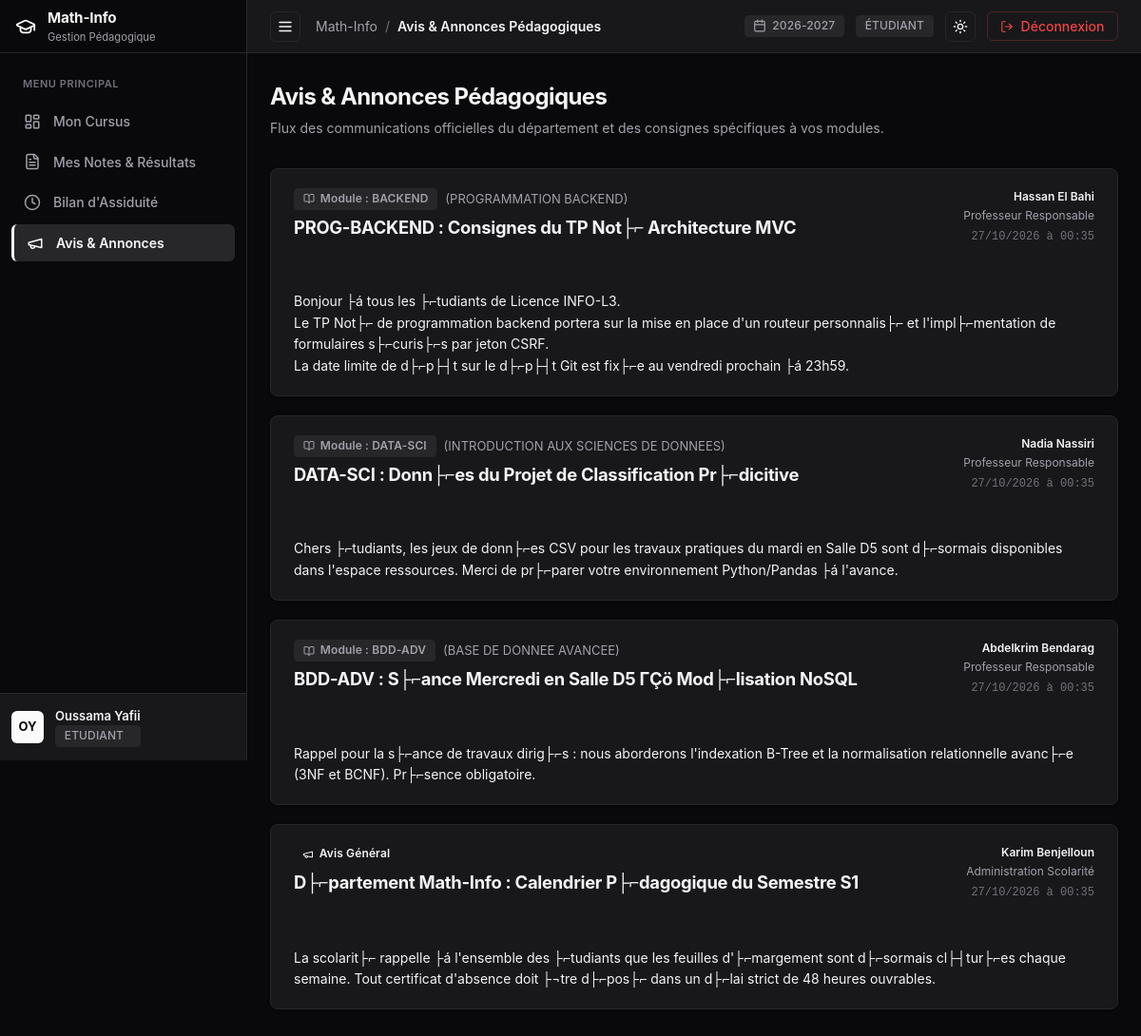
The page /etudiant/annonces (signed in) on the database as committed earlier.
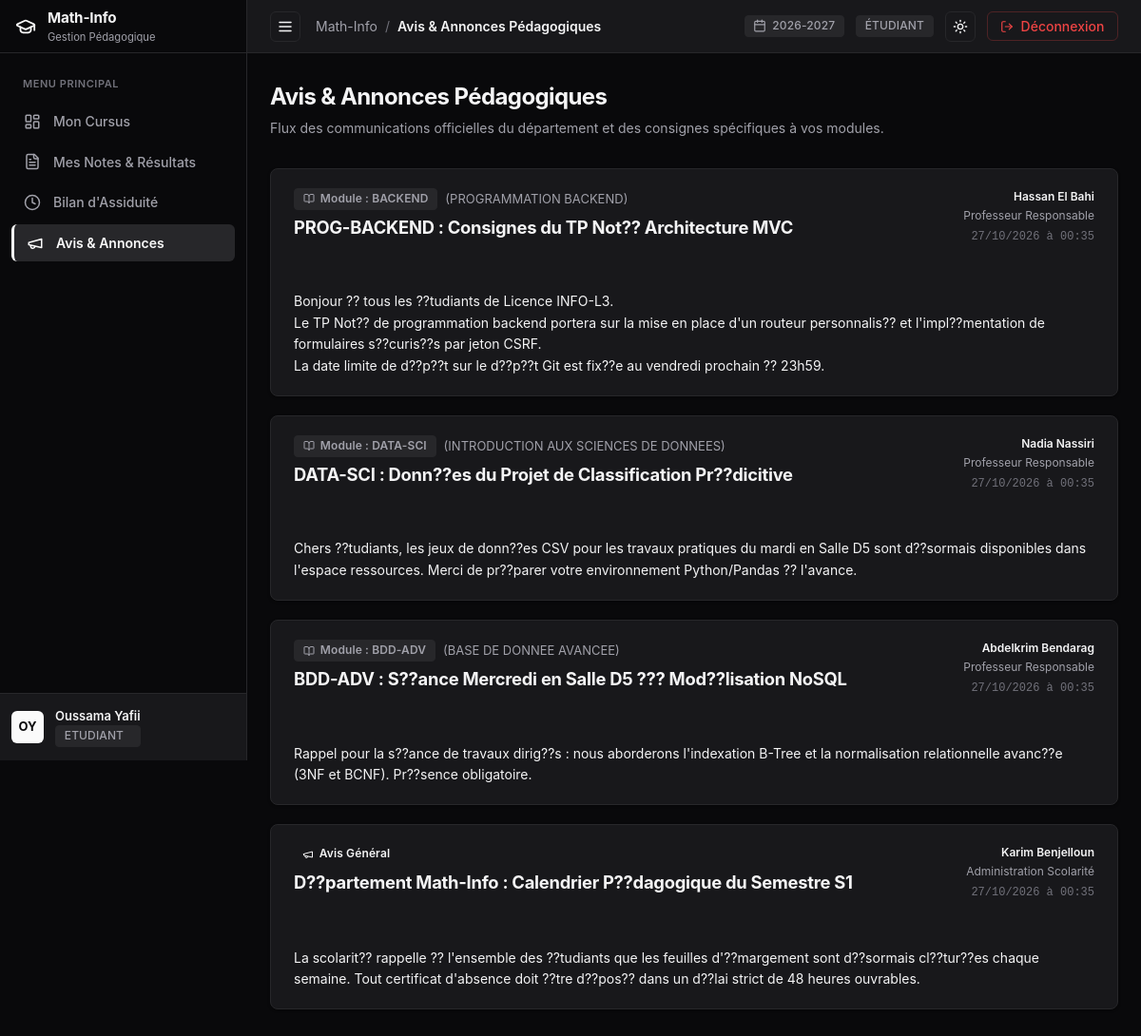
The same page on the database as committed later.
### tables this page shows
CREATE TABLE `annonces` (
  `idAnnonce` int NOT NULL AUTO_INCREMENT,
  `idAuteur` int NOT NULL,
  `titre` varchar(200) NOT NULL,
  `contenu` text NOT NULL,
  `datePublication` timestamp NULL DEFAULT CURRENT_TIMESTAMP,
  `portee` enum('GLOBALE','MODULE') NOT NULL DEFAULT 'GLOBALE',
  `idModule` int DEFAULT NULL,
  PRIMARY KEY (`idAnnonce`),
  KEY `idAuteur` (`idAuteur`),
  KEY `idModule` (`idModule`),
  CONSTRAINT `annonces_ibfk_1` FOREIGN KEY (`idAuteur`) REFERENCES `utilisateurs` (`idUtilisateur`) ON DELETE CASCADE,
  CONSTRAINT `annonces_ibfk_2` FOREIGN KEY (`idModule`) REFERENCES `modules` (`idModule`) ON DELETE CASCADE
);

CREATE TABLE `modules` (
  `idModule` int NOT NULL AUTO_INCREMENT,
  `code` varchar(20) NOT NULL,
  `intitule` varchar(150) NOT NULL,
  `semestre` enum('S1','S2','S3','S4') NOT NULL,
  `coefficient` float NOT NULL DEFAULT '1',
  `idFiliere` int NOT NULL,
  `idEnseignant` int DEFAULT NULL,
  PRIMARY KEY (`idModule`),
  UNIQUE KEY `code` (`code`),
  KEY `idFiliere` (`idFiliere`),
  KEY `idEnseignant` (`idEnseignant`),
  CONSTRAINT `modules_ibfk_1` FOREIGN KEY (`idFiliere`) REFERENCES `filieres` (`idFiliere`) ON DELETE CASCADE,
  CONSTRAINT `modules_ibfk_2` FOREIGN KEY (`idEnseignant`) REFERENCES `enseignants` (`idUtilisateur`) ON DELETE SET NULL
);

CREATE TABLE `utilisateurs` (
  `idUtilisateur` int NOT NULL AUTO_INCREMENT,
  `nom` varchar(100) NOT NULL,
  `prenom` varchar(100) NOT NULL,
  `email` varchar(150) NOT NULL,
  `motDePasse` varchar(255) NOT NULL,
  `role` enum('ADMIN','ENSEIGNANT','ETUDIANT') NOT NULL,
  `dateCreation` timestamp NULL DEFAULT CURRENT_TIMESTAMP,
  PRIMARY KEY (`idUtilisateur`),
  UNIQUE KEY `email` (`email`)
);

### src/Controllers/Controller.php (called while the page is built, shortened)
<?php
abstract class Controller {
    protected function render(string $view, array $data = [], ?string $layout = 'main'): void {
        $viewFile = __DIR__ . '/../Views/' . str_replace('.', '/', $view) . '.php';
        extract($data);
        require $viewFile;
    }
}

### src/Controllers/EtudiantController.php (called while the page is built, shortened)
<?php
class EtudiantController extends Controller {
    public function annonces(): void {
        $user = Auth::user();
        $db = Model::getDb();
        $stmtIns = $db->prepare("SELECT idFiliere FROM inscriptions WHERE idEtudiant = :id ORDER BY anneeUniversitaire DESC LIMIT 1");
        $stmtIns->execute(['id' => $user->getId()]);
        $filiereId = (int)$stmtIns->fetchColumn();
        $stmt = $db->prepare("
            SELECT a.*, u.nom AS auteur_nom, u.prenom AS auteur_prenom, u.role AS auteur_role,
                   m.code AS module_code, m.intitule AS module_intitule
            FROM annonces a
            JOIN utilisateurs u ON a.idAuteur = u.idUtilisateur
            LEFT JOIN modules m ON a.idModule = m.idModule
            WHERE a.portee = 'GLOBALE'
               OR (a.portee = 'MODULE' AND m.idFiliere = :idFiliere)
            ORDER BY a.datePublication DESC
        ");
        $stmt->execute(['idFiliere' => $filiereId]);
        $annonces = $stmt->fetchAll();
        $this->render('etudiant.annonces', [
            'title'     => 'Avis & Annonces Pédagogiques',
            'user'      => $user,
            'annonces'  => $annonces,
            'activeNav' => 'annonces',
        ]);
    }
}

### public/index.php (called while the page is built, shortened)
<?php
require_once __DIR__ . '/../config/autoload.php';
$router = new Router();
$router->get('/', function () {
    if (Auth::check()) {
        Auth::redirectToDashboard();
    } else {
        header('Location: /login');
        exit;
    }
});
$router->get('/login', [AuthController::class, 'showLogin']);
$router->post('/login', [AuthController::class, 'login']);
$router->get('/logout', [AuthController::class, 'logout']);
$router->post('/logout', [AuthController::class, 'logout']);
$router->get('/admin/dashboard', [AdminController::class, 'dashboard']);
$router->get('/admin/filieres', [AdminController::class, 'filieres']);
$router->post('/admin/filieres/create', [AdminController::class, 'createFiliere']);
$router->post('/admin/filieres/edit', [AdminController::class, 'editFiliere']);
$router->post('/admin/filieres/delete', [AdminController::class, 'deleteFiliere']);
$router->get('/admin/modules', [AdminController::class, 'modules']);
$router->post('/admin/modules/create', [AdminController::class, 'createModule']);
$router->post('/admin/modules/edit', [AdminController::class, 'editModule']);
$router->post('/admin/modules/assign-teacher', [AdminController::class, 'assignTeacher']);
$router->post('/admin/modules/delete', [AdminController::class, 'deleteModule']);
$router->get('/admin/utilisateurs', [AdminController::class, 'utilisateurs']);
$router->post('/admin/utilisateurs/create', [AdminController::class, 'createUser']);
$router->post('/admin/utilisateurs/edit', [AdminController::class, 'editUser']);
$router->post('/admin/utilisateurs/delete', [AdminController::class, 'deleteUser']);
$router->get('/admin/inscriptions', [AdminController::class, 'inscriptions']);
$router->post('/admin/inscriptions/create', [AdminController::class, 'createInscription']);
$router->post('/admin/inscriptions/edit', [AdminController::class, 'editInscription']);
$router->post('/admin/inscriptions/status', [AdminController::class, 'updateInscriptionStatus']);
$router->post('/admin/inscriptions/delete', [AdminController::class, 'deleteInscription']);
$router->get('/admin/annonces', [AdminController::class, 'annonces']);
$router->post('/admin/annonces/create', [AdminController::class, 'createAnnonce']);
$router->post('/admin/annonces/edit', [AdminController::class, 'editAnnonce']);
$router->post('/admin/annonces/delete', [AdminController::class, 'deleteAnnonce']);
$router->get('/admin/audit', [AdminController::class, 'audit']);
$router->get('/enseignant/dashboard', [EnseignantController::class, 'dashboard']);
$router->get('/enseignant/modules', [EnseignantController::class, 'modules']);
$router->get('/enseignant/notes', [EnseignantController::class, 'notesIndex']);
$router->get('/enseignant/seances', [EnseignantController::class, 'seancesIndex']);
$router->get('/enseignant/modules/{id}/etudiants', [EnseignantController::class, 'etudiants']);
$router->get('/enseignant/modules/{id}/notes', [EnseignantController::class, 'notes']);
$router->post('/enseignant/modules/{id}/notes/save', [EnseignantController::class, 'saveNotes']);
$router->get('/enseignant/modules/{id}/seances', [EnseignantController::class, 'seances']);
$router->post('/enseignant/modules/{id}/seances/create', [EnseignantController::class, 'createSeance']);
$router->get('/enseignant/seances/{id}/absences', [EnseignantController::class, 'absences']);
$router->post('/enseignant/seances/{id}/absences/save', [EnseignantController::class, 'saveAbsences']);
$router->get('/enseignant/annonces', [EnseignantController::class, 'annonces']);
$router->post('/enseignant/annonces/create', [EnseignantController::class, 'createAnnonce']);
$router->post('/enseignant/annonces/edit', [EnseignantController::class, 'editAnnonce']);
$router->post('/enseignant/annonces/delete', [EnseignantController::class, 'deleteAnnonce']);
$router->get('/enseignant/modules/{id}/pdf', [EnseignantController::class, 'downloadModulePdf']);
$router->get('/etudiant/dashboard', [EtudiantController::class, 'dashboard']);
$router->get('/etudiant/notes', [EtudiantController::class, 'notes']);
$router->get('/etudiant/absences', [EtudiantController::class, 'absences']);
$router->get('/etudiant/annonces', [EtudiantController::class, 'annonces']);
$router->get('/etudiant/releve/pdf', [EtudiantController::class, 'downloadRelevePdf']);
$router->dispatch();

### config/autoload.php (called while the page is built, shortened)
<?php
spl_autoload_register(function (string $class) {
    $prefix = 'App\\';
    $baseDir = __DIR__ . '/../src/';
    $len = strlen($prefix);
    $relativeClass = substr($class, $len);
    $file = $baseDir . str_replace('\\', '/', $relativeClass) . '.php';
});

### src/Views/etudiant/annonces.php (the view, shortened to what the changed rows need)
<div class="content-container">
  <div style="margin-bottom: 2rem;">
    <h1 style="font-size: 1.5rem; font-weight: 700; letter-spacing: -0.025em; color: var(--text-main); margin-bottom: 0.25rem;">
      Avis & Annonces Pédagogiques
    </h1>
  </div>
  <?php if (empty($annonces)): ?>
    <div class="card" style="padding: 3.5rem; text-align: center; color: var(--text-muted);">
      <div style="margin-bottom: 0.75rem; color: var(--text-subtle);"><?= Icon::get('megaphone', 40) ?></div>
      <h3 style="font-size: 1rem; font-weight: 600; color: var(--text-main); margin-bottom: 0.25rem;">Aucune annonce disponible</h3>
      <p style="font-size: 0.875rem; color: var(--text-muted);">
        Vous êtes à jour ! Aucune nouvelle communication n'a été publiée pour votre cursus.
      </p>
    </div>
  <?php else: ?>
    <div style="display: flex; flex-direction: column; gap: 1.25rem;">
      <?php foreach ($annonces as $a): ?>
        <div class="card" style="padding: 1.25rem 1.5rem; transition: transform 0.15s ease, box-shadow 0.15s ease;">
          <div style="display: flex; justify-content: space-between; align-items: flex-start; gap: 1rem; margin-bottom: 0.75rem; flex-wrap: wrap;">
            <div>
              <div style="display: flex; align-items: center; gap: 0.5rem; margin-bottom: 0.25rem;">
                <?php if ($a['portee'] === 'GLOBALE'): ?>
                  <span class="badge badge-primary" style="font-size: 0.75rem; font-weight: 600;">
                    <?= Icon::get('megaphone', 12) ?> Avis Général
                  </span>
                <?php else: ?>
                  <span class="badge badge-neutral" style="font-size: 0.75rem; font-weight: 600;">
                    <?= Icon::get('book-open', 12) ?> Module : <?= htmlspecialchars($a['module_code']) ?>
                  </span>
                  <span style="font-size: 0.8125rem; color: var(--text-muted);">
                    (<?= htmlspecialchars($a['module_intitule']) ?>)
                  </span>
                <?php endif; ?>
              </div>
              <h2 style="font-size: 1.15rem; font-weight: 700; color: var(--text-main); letter-spacing: -0.015em; margin: 0.35rem 0 0 0;">
                <?= htmlspecialchars($a['titre']) ?>
              </h2>
            </div>
            <div style="text-align: right; font-size: 0.75rem; color: var(--text-subtle);">
              <div style="font-weight: 600; color: var(--text-main); margin-bottom: 2px;">
                <?= htmlspecialchars($a['auteur_prenom'] . ' ' . $a['auteur_nom']) ?>
              </div>
              <div style="color: var(--text-muted);">
                <?= htmlspecialchars($a['auteur_role'] === 'ADMIN' ? 'Administration Scolarité' : 'Professeur Responsable') ?>
              </div>
              <div style="margin-top: 4px; font-family: ui-monospace, monospace;">
                <?= date('d/m/Y à H:i', strtotime($a['datePublication'])) ?>
              </div>
            </div>
          </div>
          <div style="color: var(--text-main); font-size: 0.875rem; line-height: 1.6; white-space: pre-line; border-top: 1px solid var(--border-color); padding-top: 0.875rem;">
            <?= htmlspecialchars($a['contenu']) ?>
          </div>
        </div>
      <?php endforeach; ?>
    </div>
  <?php endif; ?>
</div>

### src/Utils/Icon.php (shortened to what the changed rows need)
<?php
class Icon {
    public static function get(string $name, int $size = 16, string $extraClass = ''): string {
        $classAttr = 'lucide-icon' . ($extraClass !== '' ? ' ' . $extraClass : '');
        $svgAttrs = sprintf(
            'xmlns="http://www.w3.org/2000/svg" width="%d" height="%d" viewBox="0 0 24 24" fill="none" stroke="currentColor" stroke-width="2" stroke-linecap="round" stroke-linejoin="round" class="%s"',
            $size,
            $size,
            htmlspecialchars($classAttr)
        );
        switch ($name) {
            case 'graduation-cap':
                return "<svg {$svgAttrs}><path d=\"M21.42 10.922a1 1 0 0 0-.019-1.838L12.83 5.18a2 2 0 0 0-1.66 0L2.6 9.08a1 1 0 0 0 0 1.832l8.57 3.908a2 2 0 0 0 1.66 0z\"/><path d=\"M22 10v6\"/><path d=\"M6 12.5V16a6 3 0 0 0 12 0v-3.5\"/></svg>";
            case 'layout-dashboard':
                return "<svg {$svgAttrs}><rect width=\"7\" height=\"9\" x=\"3\" y=\"3\" rx=\"1\"/><rect width=\"7\" height=\"5\" x=\"14\" y=\"3\" rx=\"1\"/><rect width=\"7\" height=\"9\" x=\"14\" y=\"12\" rx=\"1\"/><rect width=\"7\" height=\"5\" x=\"3\" y=\"16\" rx=\"1\"/></svg>";
            case 'book-open':
                return "<svg {$svgAttrs}><path d=\"M12 7v14\"/><path d=\"M3 18a1 1 0 0 1-1-1V4a1 1 0 0 1 1-1h5a4 4 0 0 1 4 4 4 4 0 0 1 4-4h5a1 1 0 0 1 1 1v13a1 1 0 0 1-1 1h-6a3 3 0 0 0-3 3 3 3 0 0 0-3-3z\"/></svg>";
            case 'file-text':
                return "<svg {$svgAttrs}><path d=\"M15 2H6a2 2 0 0 0-2 2v16a2 2 0 0 0 2 2h12a2 2 0 0 0 2-2V7Z\"/><path d=\"M14 2v4a2 2 0 0 0 2 2h4\"/><path d=\"M10 9H8\"/><path d=\"M16 13H8\"/><path d=\"M16 17H8\"/></svg>";
            case 'clock':
                return "<svg {$svgAttrs}><circle cx=\"12\" cy=\"12\" r=\"10\"/><polyline points=\"12 6 12 12 16 14\"/></svg>";
            case 'megaphone':
                return "<svg {$svgAttrs}><path d=\"m3 11 18-5v12L3 14v-3z\"/><path d=\"M11.6 16.8a3 3 0 1 1-5.8-1.6\"/></svg>";
            case 'calendar':
                return "<svg {$svgAttrs}><path d=\"M8 2v4\"/><path d=\"M16 2v4\"/><rect width=\"18\" height=\"18\" x=\"3\" y=\"4\" rx=\"2\"/><path d=\"M3 10h18\"/></svg>";
            case 'sun':
                return "<svg {$svgAttrs}><circle cx=\"12\" cy=\"12\" r=\"4\"/><path d=\"M12 2v2\"/><path d=\"M12 20v2\"/><path d=\"m4.93 4.93 1.41 1.41\"/><path d=\"m17.66 17.66 1.41 1.41\"/><path d=\"M2 12h2\"/><path d=\"M20 12h2\"/><path d=\"m6.34 17.66-1.41 1.41\"/><path d=\"m19.07 4.93-1.41 1.41\"/></svg>";
            case 'log-out':
                return "<svg {$svgAttrs}><path d=\"M9 21H5a2 2 0 0 1-2-2V5a2 2 0 0 1 2-2h4\"/><polyline points=\"16 17 21 12 16 7\"/><line x1=\"21\" x2=\"9\" y1=\"12\" y2=\"12\"/></svg>";
            case 'menu':
                return "<svg {$svgAttrs}><line x1=\"4\" x2=\"20\" y1=\"12\" y2=\"12\"/><line x1=\"4\" x2=\"20\" y1=\"6\" y2=\"6\"/><line x1=\"4\" x2=\"20\" y1=\"18\" y2=\"18\"/></svg>";
        }
    }
}

Rows that differ between the two databases and show on the page:
changed annonces "PROGRAMMATION BACKEND": titre "PROG-BACKEND : Consignes du TP Not├⌐ Architecture MVC" → "PROG-BACKEND : Consignes du TP Not?? Architecture MVC"; contenu "Bonjour ├á tous les ├⌐tudiants de Licence INFO-L3. Le TP Not├⌐ de programmation backend portera sur la mise en place d'un routeur personnalis├⌐ et l'impl├⌐mentation de formulaires s├⌐curis├⌐s par jeton CSRF. La date limite de d├⌐p├┤t sur le d├⌐p├┤t Git est fix├⌐e au vendredi prochain ├á 23h59." → "Bonjour ?? tous les ??tudiants de Licence INFO-L3. Le TP Not?? de programmation backend portera sur la mise en place d'un routeur personnalis?? et l'impl??mentation de formulaires s??curis??s par jeton CSRF. La date limite de d??p??t sur le d??p??t Git est fix??e au vendredi prochain ?? 23h59."
changed annonces "INTRODUCTION AUX SCIENCES DE DONNEES": titre "DATA-SCI : Donn├⌐es du Projet de Classification Pr├⌐dicitive" → "DATA-SCI : Donn??es du Projet de Classification Pr??dicitive"; contenu "Chers ├⌐tudiants, les jeux de donn├⌐es CSV pour les travaux pratiques du mardi en Salle D5 sont d├⌐sormais disponibles dans l'espace ressources. Merci de pr├⌐parer votre environnement Python/Pandas ├á l'avance." → "Chers ??tudiants, les jeux de donn??es CSV pour les travaux pratiques du mardi en Salle D5 sont d??sormais disponibles dans l'espace ressources. Merci de pr??parer votre environnement Python/Pandas ?? l'avance."
changed annonces "BASE DE DONNEE AVANCEE": titre "BDD-ADV : S├⌐ance Mercredi en Salle D5 ΓÇö Mod├⌐lisation NoSQL" → "BDD-ADV : S??ance Mercredi en Salle D5 ??? Mod??lisation NoSQL"; contenu "Rappel pour la s├⌐ance de travaux dirig├⌐s : nous aborderons l'indexation B-Tree et la normalisation relationnelle avanc├⌐e (3NF et BCNF). Pr├⌐sence obligatoire." → "Rappel pour la s??ance de travaux dirig??s : nous aborderons l'indexation B-Tree et la normalisation relationnelle avanc??e (3NF et BCNF). Pr??sence obligatoire."
changed annonces "Karim Benjelloun": titre "D├⌐partement Math-Info : Calendrier P├⌐dagogique du Semestre S1" → "D??partement Math-Info : Calendrier P??dagogique du Semestre S1"; contenu "La scolarit├⌐ rappelle ├á l'ensemble des ├⌐tudiants que les feuilles d'├⌐margement sont d├⌐sormais cl├┤tur├⌐es chaque semaine. Tout certificat d'absence doit ├¬tre d├⌐pos├⌐ dans un d├⌐lai strict de 48 heures…" → "La scolarit?? rappelle ?? l'ensemble des ??tudiants que les feuilles d'??margement sont d??sormais cl??tur??es chaque semaine. Tout certificat d'absence doit ??tre d??pos?? dans un d??lai strict de 48 heures…"
